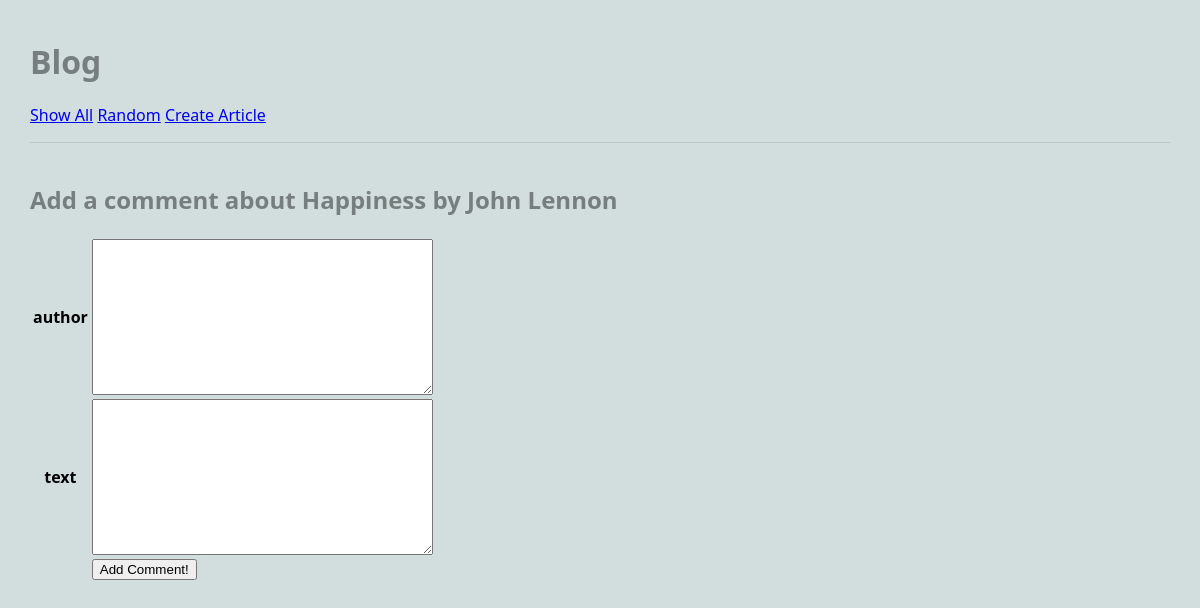
The app's page /blog/article/1/create_comment, older data.
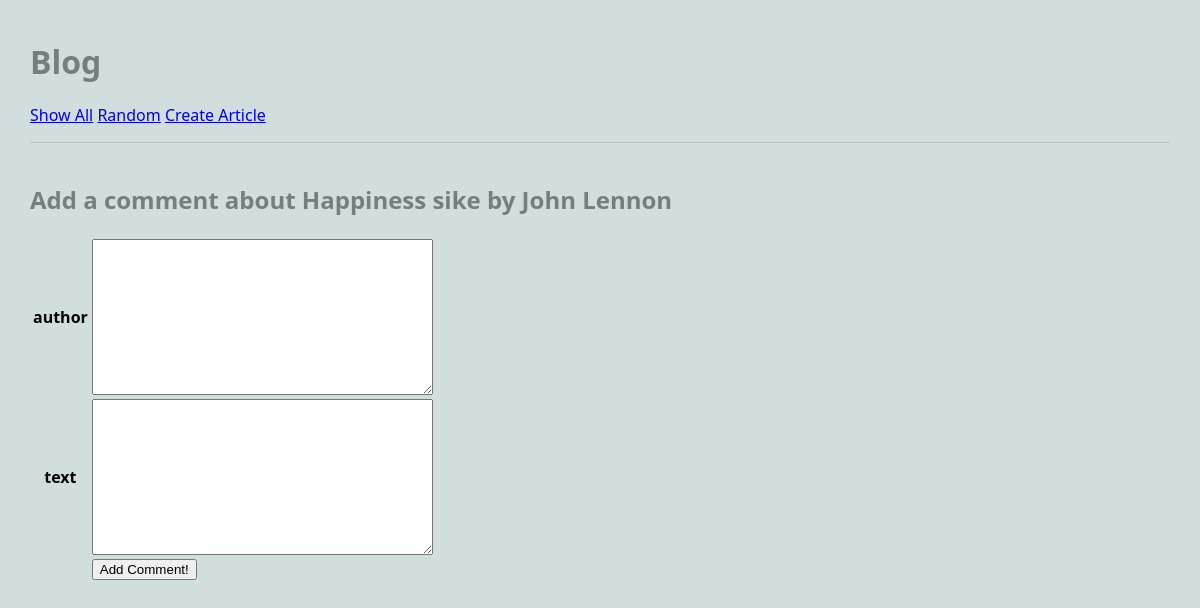
The same page, newer data.
### blog/models.py (models this page shows, shortened)
class Article(models.Model):
    title = models.TextField(blank=False)
    author = models.TextField(blank=False)
    text = models.TextField(blank=False)
    published = models.DateTimeField(auto_now=True)
    image_file = models.ImageField(blank=True)
    def __str__(self):
        return f'{self.title} by {self.author}'

### blog/views.py (the view, shortened to what this page needs)
# urls.py: path('article/<int:pk>/create_comment', CreateCommentView.as_view(), name='create_comment'),
class CreateCommentView(CreateView):
    form_class = CreateCommentForm
    template_name = 'blog/create_comment_form.html'
    def get_context_data(self, **kwargs: Any) -> dict[str, Any]:
        context = super().get_context_data(**kwargs)
        pk = self.kwargs['pk']
        article = Article.objects.get(pk=pk)
        context['article'] = article
        return context

### blog/forms.py
class CreateCommentForm(forms.ModelForm):
    class Meta:
        model = Comment
        fields = ['author', 'text']

### blog/templates/blog/create_comment_form.html (shortened to what this page needs)
{% extends 'blog/base.html' %}
{% block content %}
<h2>Add a comment about {{article}}</h2>
<form method = 'POST'>
        <table>
        {% for field in form %}
        <tr>
            <th>{{field.name}}</th>
            <td>{{field}}</td>
        </tr>
        {% endfor %}
        <tr>
            <td></td>
            <td>
                <input type='submit' name = 'Add Comment!' value= 'Add Comment!'>
            </td>
        </tr>
        </table>
    </form>
{% endblock %}

Row changes from the older to the newer data that the page shows:
changed Article: title+author "Happiness by John Lennon" → "Happiness sike by John Lennon"
